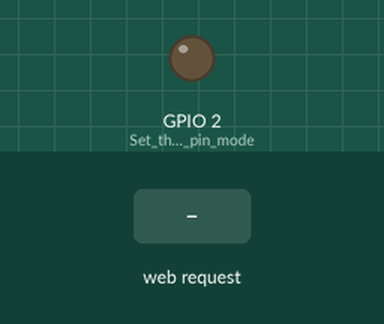
Recording of a sketch running on a simulated ESP32. Shown: output pins drawn as LEDs (lit = HIGH). The inputs (shaded band) are chosen by the test bench. WiFi joins after 1.5 s; servers stay silent unless stated; what the sketch prints to the serial monitor is not drawn.

Above: at 2.7 s.
2.8 s: HTTP request GET /H received
At 3.2 s:
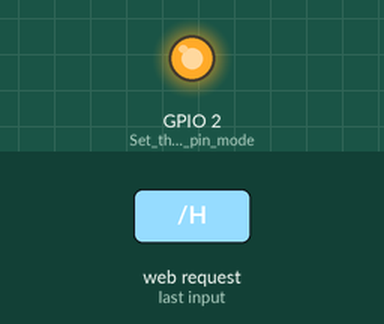
4.3 s: HTTP request GET /L received
At 5.5 s:
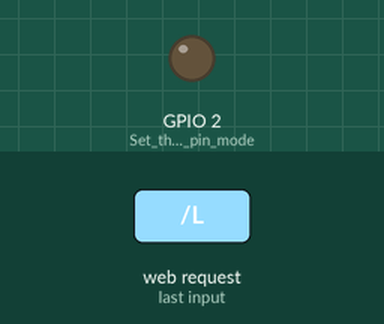
Timing chart, 0 to 7.3 s (numbered marks = the images above; inputs shaded):
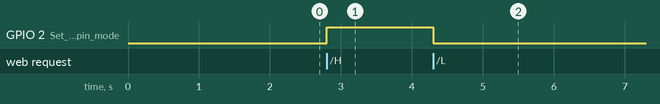

Measured:
- after the input at 2.8 s, GPIO 2 (Set_the_LED_pin_mode): LOW → HIGH at once
- after the input at 4.3 s, GPIO 2 (Set_the_LED_pin_mode): HIGH → LOW at once

The sketch:

wifi_brodcast.ino
```cpp
#include <Arduino.h>
#include <String.h>
#include <WiFi.h>
#include <WebServer.h>

#include "./frontend-out/include.hpp"

// WiFi credentials
const char *ssid = "WLAN2-001175";
const char *password = "OscarsRpt01";

// Fixed IP configuration
IPAddress localIP(192, 168, 8, 101);  // Set your fixed IP
IPAddress gateway(192, 168, 8, 1);    // Your gateway IP
IPAddress subnet(255, 255, 255, 0);   // Subnet mask

WebServer server(80);  // Create a web server on port 80

void handleRoot() {
  server.send(200, "text/html", frontend::ADMINPAGE_HTML().c_str());
}

void handleCSSIndex() {
  server.send(200, "text/css", frontend::CSS_INDEX_CSS().c_str());
}

void handleLEDOn() {
  digitalWrite(2, HIGH);  // Turn the LED on
  server.send(200, "text/plain", "LED is ON");
}

void handleLEDOff() {
  digitalWrite(2, LOW);  // Turn the LED off
  server.send(200, "text/plain", "LED is OFF");
}

void setup() {
  Serial.begin(115200);
  pinMode(2, OUTPUT);  // Set the LED pin mode (on pin 2)

  delay(10);

  Serial.print("Connecting to ");
  Serial.println(ssid);

  // Configure the static IP
  if (!WiFi.config(localIP, gateway, subnet)) {
    Serial.println("Failed to configure IP!");
  }

  WiFi.begin(ssid, password);

  while (WiFi.status() != WL_CONNECTED) {
    delay(500);
    Serial.print(".");
  }

  Serial.println("\nWiFi connected.");
  Serial.print("IP address: ");
  Serial.println(WiFi.localIP());

  // Define the request handlers
  server.on("/", HTTP_GET, handleRoot);
  server.on("/H", HTTP_GET, handleLEDOn);
  server.on("/L", HTTP_GET, handleLEDOff);
  server.on("/css/index.css", handleCSSIndex);

  server.begin();  // Start the server
}

void loop() {
  server.handleClient();  // Handle incoming client requests
}
```

include.hpp
```cpp
#ifndef FRONTEND_INCLUDEFILE
#define FRONTEND_INCLUDEFILE
#include <Arduino.h>

namespace frontend {
  String ADMINPAGE_HTML();
  String CSS_INDEX_CSS();
}

#include "./ADMINPAGE_HTML.cpp"
#include "./CSS_INDEX_CSS.cpp"
#endif //FRONTEND_INCLUDEFILE
```
